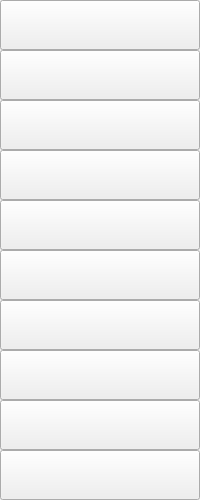
               <widget class="QWidget" name="page_colors">
                <property name="sizePolicy">
                 <sizepolicy hsizetype="Ignored" vsizetype="Preferred">
                  <horstretch>0</horstretch>
                  <verstretch>0</verstretch>
                 </sizepolicy>
                </property>
                <property name="accessibleName">
                 <string>page_colors</string>
                </property>
                <layout class="QVBoxLayout" name="verticalLayout_26">
                 <property name="spacing">
                  <number>0</number>
                 </property>
                 <property name="leftMargin">
                  <number>0</number>
                 </property>
                 <property name="topMargin">
                  <number>0</number>
                 </property>
                 <property name="rightMargin">
                  <number>0</number>
                 </property>
                 <property name="bottomMargin">
                  <number>0</number>
                 </property>
                 <item>
                  <widget class="QPushButton" name="btn_black">
                   <property name="sizePolicy">
                    <sizepolicy hsizetype="Ignored" vsizetype="Fixed">
                     <horstretch>0</horstretch>
                     <verstretch>0</verstretch>
                    </sizepolicy>
                   </property>
                   <property name="minimumSize">
                    <size>
                     <width>0</width>
                     <height>50</height>
                    </size>
                   </property>
                   <property name="text">
                    <string/>
                   </property>
                   <property name="icon">
                    <iconset>
                     <normaloff>color_img/black.png</normaloff>color_img/black.png</iconset>
                   </property>
                   <property name="iconSize">
                    <size>
                     <width>36</width>
                     <height>36</height>
                    </size>
                   </property>
                  </widget>
                 </item>
                 <item>
                  <widget class="QPushButton" name="btn_red">
                   <property name="sizePolicy">
                    <sizepolicy hsizetype="Ignored" vsizetype="Fixed">
                     <horstretch>0</horstretch>
                     <verstretch>0</verstretch>
                    </sizepolicy>
                   </property>
                   <property name="minimumSize">
                    <size>
                     <width>0</width>
                     <height>50</height>
                    </size>
                   </property>
                   <property name="text">
                    <string/>
                   </property>
                   <property name="icon">
                    <iconset>
                     <normaloff>color_img/red.png</normaloff>color_img/red.png</iconset>
                   </property>
                   <property name="iconSize">
                    <size>
                     <width>36</width>
                     <height>36</height>
                    </size>
                   </property>
                  </widget>
                 </item>
                 <item>
                  <widget class="QPushButton" name="btn_orange">
                   <property name="sizePolicy">
                    <sizepolicy hsizetype="Ignored" vsizetype="Fixed">
                     <horstretch>0</horstretch>
                     <verstretch>0</verstretch>
                    </sizepolicy>
                   </property>
                   <property name="minimumSize">
                    <size>
                     <width>0</width>
                     <height>50</height>
                    </size>
                   </property>
                   <property name="text">
                    <string/>
                   </property>
                   <property name="icon">
                    <iconset>
                     <normaloff>color_img/orange.png</normaloff>color_img/orange.png</iconset>
                   </property>
                   <property name="iconSize">
                    <size>
                     <width>36</width>
                     <height>36</height>
                    </size>
                   </property>
                  </widget>
                 </item>
                 <item>
                  <widget class="QPushButton" name="btn_yellow">
                   <property name="sizePolicy">
                    <sizepolicy hsizetype="Ignored" vsizetype="Fixed">
                     <horstretch>0</horstretch>
                     <verstretch>0</verstretch>
                    </sizepolicy>
                   </property>
                   <property name="minimumSize">
                    <size>
                     <width>0</width>
                     <height>50</height>
                    </size>
                   </property>
                   <property name="text">
                    <string/>
                   </property>
                   <property name="icon">
                    <iconset>
                     <normaloff>color_img/yellow.png</normaloff>color_img/yellow.png</iconset>
                   </property>
                   <property name="iconSize">
                    <size>
                     <width>36</width>
                     <height>36</height>
                    </size>
                   </property>
                  </widget>
                 </item>
                 <item>
                  <widget class="QPushButton" name="btn_green">
                   <property name="sizePolicy">
                    <sizepolicy hsizetype="Ignored" vsizetype="Fixed">
                     <horstretch>0</horstretch>
                     <verstretch>0</verstretch>
                    </sizepolicy>
                   </property>
                   <property name="minimumSize">
                    <size>
                     <width>0</width>
                     <height>50</height>
                    </size>
                   </property>
                   <property name="text">
                    <string/>
                   </property>
                   <property name="icon">
                    <iconset>
                     <normaloff>color_img/green.png</normaloff>color_img/green.png</iconset>
                   </property>
                   <property name="iconSize">
                    <size>
                     <width>36</width>
                     <height>36</height>
                    </size>
                   </property>
                  </widget>
                 </item>
                 <item>
                  <widget class="QPushButton" name="btn_blue">
                   <property name="sizePolicy">
                    <sizepolicy hsizetype="Ignored" vsizetype="Fixed">
                     <horstretch>0</horstretch>
                     <verstretch>0</verstretch>
                    </sizepolicy>
                   </property>
                   <property name="minimumSize">
                    <size>
                     <width>0</width>
                     <height>50</height>
                    </size>
                   </property>
                   <property name="text">
                    <string/>
                   </property>
                   <property name="icon">
                    <iconset>
                     <normaloff>color_img/blue.png</normaloff>color_img/blue.png</iconset>
                   </property>
                   <property name="iconSize">
                    <size>
                     <width>36</width>
                     <height>36</height>
                    </size>
                   </property>
                  </widget>
                 </item>
                 <item>
                  <widget class="QPushButton" name="btn_purple">
                   <property name="sizePolicy">
                    <sizepolicy hsizetype="Ignored" vsizetype="Fixed">
                     <horstretch>0</horstretch>
                     <verstretch>0</verstretch>
                    </sizepolicy>
                   </property>
                   <property name="minimumSize">
                    <size>
                     <width>0</width>
                     <height>50</height>
                    </size>
                   </property>
                   <property name="text">
                    <string/>
                   </property>
                   <property name="icon">
                    <iconset>
                     <normaloff>color_img/purple.png</normaloff>color_img/purple.png</iconset>
                   </property>
                   <property name="iconSize">
                    <size>
                     <width>36</width>
                     <height>36</height>
                    </size>
                   </property>
                  </widget>
                 </item>
                 <item>
                  <widget class="QPushButton" name="btn_pink">
                   <property name="sizePolicy">
                    <sizepolicy hsizetype="Ignored" vsizetype="Fixed">
                     <horstretch>0</horstretch>
                     <verstretch>0</verstretch>
                    </sizepolicy>
                   </property>
                   <property name="minimumSize">
                    <size>
                     <width>0</width>
                     <height>50</height>
                    </size>
                   </property>
                   <property name="text">
                    <string/>
                   </property>
                   <property name="icon">
                    <iconset>
                     <normaloff>color_img/pink.png</normaloff>color_img/pink.png</iconset>
                   </property>
                   <property name="iconSize">
                    <size>
                     <width>36</width>
                     <height>36</height>
                    </size>
                   </property>
                  </widget>
                 </item>
                 <item>
                  <widget class="QPushButton" name="btn_cyan">
                   <property name="sizePolicy">
                    <sizepolicy hsizetype="Ignored" vsizetype="Fixed">
                     <horstretch>0</horstretch>
                     <verstretch>0</verstretch>
                    </sizepolicy>
                   </property>
                   <property name="minimumSize">
                    <size>
                     <width>0</width>
                     <height>50</height>
                    </size>
                   </property>
                   <property name="text">
                    <string/>
                   </property>
                   <property name="icon">
                    <iconset>
                     <normaloff>color_img/cyan.png</normaloff>color_img/cyan.png</iconset>
                   </property>
                   <property name="iconSize">
                    <size>
                     <width>36</width>
                     <height>36</height>
                    </size>
                   </property>
                  </widget>
                 </item>
                 <item>
                  <widget class="QPushButton" name="btn_brown">
                   <property name="sizePolicy">
                    <sizepolicy hsizetype="Ignored" vsizetype="Fixed">
                     <horstretch>0</horstretch>
                     <verstretch>0</verstretch>
                    </sizepolicy>
                   </property>
                   <property name="minimumSize">
                    <size>
                     <width>0</width>
                     <height>50</height>
                    </size>
                   </property>
                   <property name="text">
                    <string/>
                   </property>
                   <property name="icon">
                    <iconset>
                     <normaloff>color_img/brown.png</normaloff>color_img/brown.png</iconset>
                   </property>
                   <property name="iconSize">
                    <size>
                     <width>36</width>
                     <height>36</height>
                    </size>
                   </property>
                  </widget>
                 </item>
                </layout>
               </widget>
